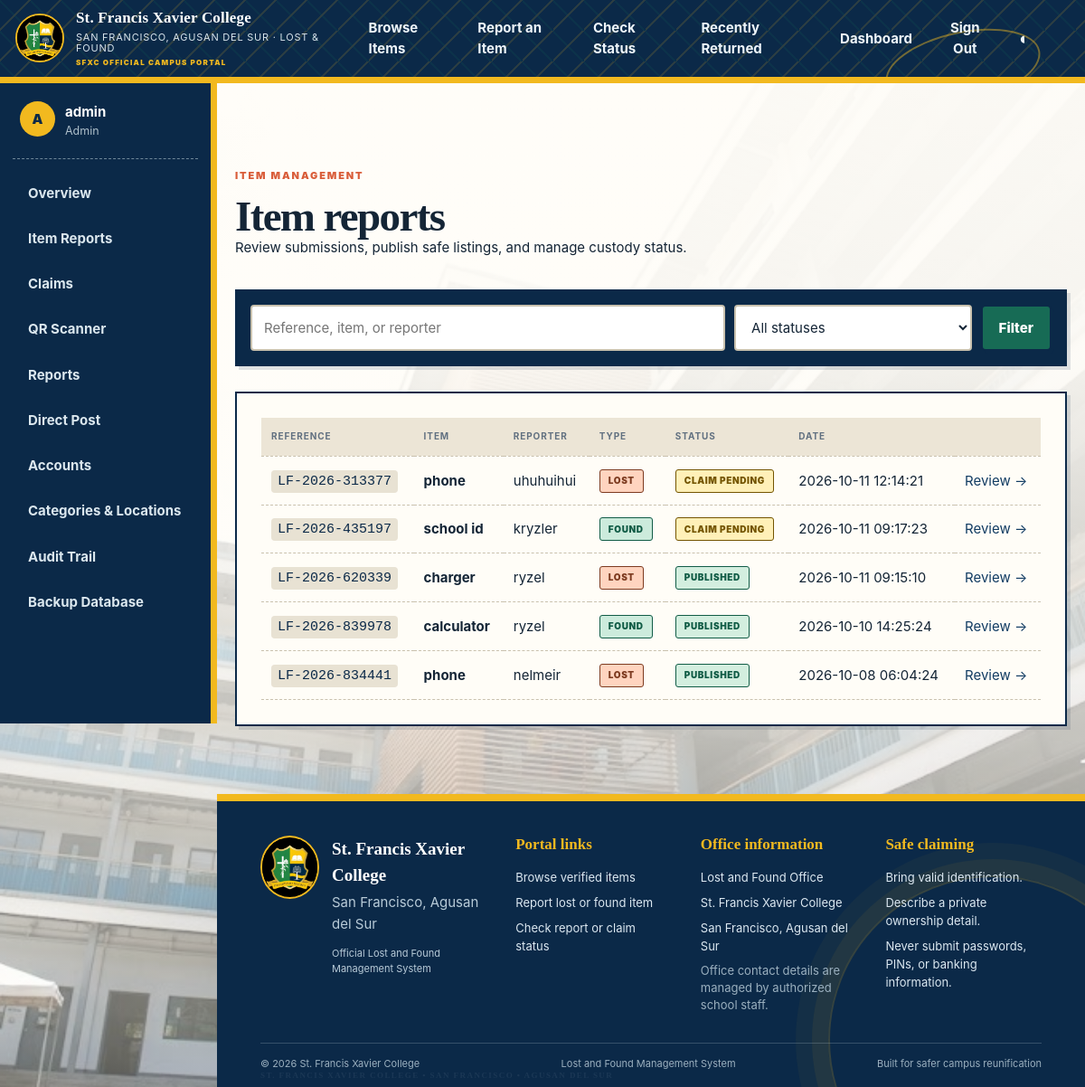
/manage/items (signed in), run on the app's committed database.
### tables this page shows
CREATE TABLE items(
 id INTEGER PRIMARY KEY, public_reference TEXT UNIQUE NOT NULL, qr_token TEXT UNIQUE NOT NULL,
 report_type TEXT NOT NULL CHECK(report_type IN ('lost','found')), title TEXT NOT NULL,
 public_description TEXT NOT NULL, private_details TEXT NOT NULL,
 category_id INTEGER REFERENCES categories(id), location_id INTEGER REFERENCES locations(id),
 event_date TEXT NOT NULL, reporter_name TEXT NOT NULL, reporter_contact TEXT NOT NULL,
 image_name TEXT, status TEXT NOT NULL DEFAULT 'pending_review',
 approved_by INTEGER REFERENCES users(id), approved_at TEXT, created_at TEXT NOT NULL, updated_at TEXT);

### app.py (the view)
    @app.route("/manage/items")
    @staff_required
    def manage_items():
        status = request.args.get("status", "").strip()
        q = request.args.get("q", "").strip()
        sql = "SELECT * FROM items WHERE 1=1"
        args = []
        if status in ITEM_STATUSES:
            sql += " AND status=?"; args.append(status)
        if q:
            sql += " AND (title LIKE ? OR public_reference LIKE ? OR reporter_name LIKE ?)"
            args.extend([f"%{q}%"] * 3)
        sql += " ORDER BY created_at DESC"
        return render_template("manage_items.html", items=get_db().execute(sql, args).fetchall())

### app.py (called while the page is built)
def get_db():
    if "db" not in g:
        g.db = sqlite3.connect(current_app.config["DATABASE"], uri=current_app.config.get("DATABASE_URI", False))
        g.db.row_factory = sqlite3.Row
        g.db.execute("PRAGMA foreign_keys=ON")
        g.db.execute("PRAGMA busy_timeout=5000")
    return g.db

def get_csrf_token():
    if "csrf_token" not in session:
        session["csrf_token"] = secrets.token_urlsafe(32)
    return session["csrf_token"]

def staff_required(view):
    @wraps(view)
    def wrapped(*args, **kwargs):
        if not session.get("user_id"):
            return redirect(url_for("login"))
        if session.get("role") not in {"staff", "admin"}: abort(403)
        if session.get("must_change_password") and request.endpoint != "change_password":
            return redirect(url_for("change_password"))
        return view(*args, **kwargs)
    return wrapped

### templates/manage_items.html (shortened to what this page needs)
{% extends 'base.html' %}{% block title %}Item Reports{% endblock %}{% block content %}
<section class="dashboard-head"><div><span class="eyebrow">Item management</span><h1>Item reports</h1><p>Review submissions, publish safe listings, and manage custody status.</p></div></section>
<form class="filter-bar compact" method="get"><input name="q" value="{{ request.args.get('q','') }}" placeholder="Reference, item, or reporter"><select name="status"><option value="">All statuses</option></select><button class="button primary">Filter</button></form>
<section class="panel"><div class="table-wrap"><table><thead><tr><th>Reference</th><th>Item</th><th>Reporter</th><th>Type</th><th>Status</th><th>Date</th><th></th></tr></thead><tbody>{% for item in items %}<tr><td><code>{{ item.public_reference }}</code></td><td><strong>{{ item.title }}</strong></td><td>{{ item.reporter_name }}</td><td><span class="pill {{ item.report_type }}">{{ item.report_type }}</span></td><td><span class="status {{ item.status }}">{{ item.status|pretty_status }}</span></td><td>{{ item.created_at }}</td><td><a href="{{ url_for('review_item', item_id=item.id) }}">Review →</a></td></tr>{% else %}<tr><td colspan="7">No reports found.</td></tr>{% endfor %}</tbody></table></div></section>
{% endblock %}

### data on the page
items: public_reference "LF-2026-313377", title "phone", reporter_name "uhuhuihui", report_type "LOST", status|pretty_status "CLAIM PENDING", created_at "2026-10-11 12:14:21"
items: public_reference "LF-2026-435197", title "school id", reporter_name "kryzler", report_type "FOUND", status|pretty_status "CLAIM PENDING", created_at "2026-10-11 09:17:23"
items: public_reference "LF-2026-620339", title "charger", reporter_name "ryzel", report_type "LOST", status|pretty_status "PUBLISHED", created_at "2026-10-11 09:15:10"
items: public_reference "LF-2026-839978", title "calculator", reporter_name "ryzel", report_type "FOUND", status|pretty_status "PUBLISHED", created_at "2026-10-10 14:25:24"
items: public_reference "LF-2026-834441", title "phone", reporter_name "nelmeir", report_type "LOST", status|pretty_status "PUBLISHED", created_at "2026-10-08 06:04:24"

### other printed values
{{ school_name }} "St. Francis Xavier College"
{{ school_location }} "SAN FRANCISCO, AGUSAN DEL SUR"
{{ session.username[0]|upper }} "A"
{{ session.username }} "admin"
{{ session.role|title }} "Admin"
{{ school_location }} "San Francisco, Agusan del Sur"
{{ current_year }} "2026"
